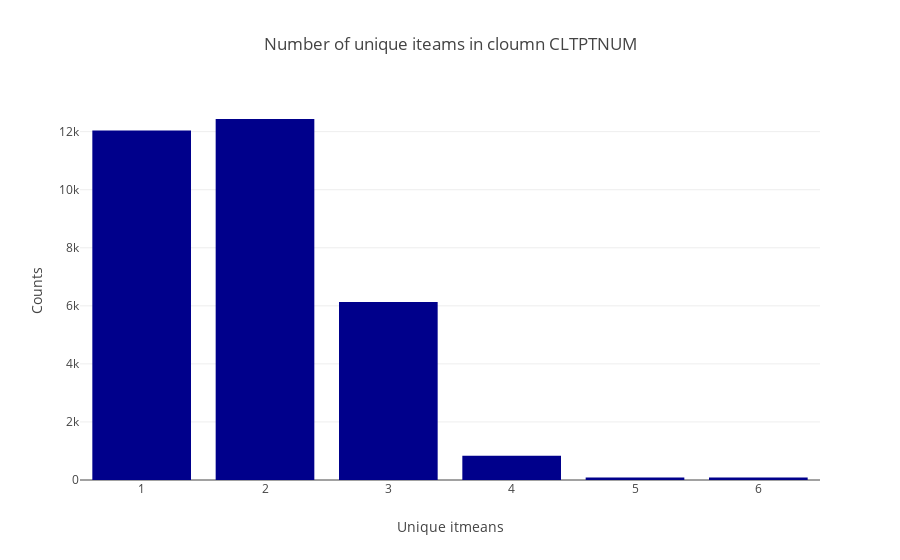

Write notebook code for a chart like this one.
### Code cell
import plotly.express as px
import pandas as pd

# Beispiel-Daten
al = cl_abbreviated["CLTPTNUM"].value_counts().reset_index()

# Benutzerdefinierte Farbskala
#custom_colors = ["#ADD8E6", "#87CEEB", "#4682B4", "#4169E1", "#0000FF", "#00008B"]
custom_colors = ["#00008B", "#001F5E", "#003F87", "#005BB5", "#0073E6", "#3399FF"]



# Bar-Chart mit Plotly erstellen
cl_fig = px.bar(
    al,
    x="index",
    y="CLTPTNUM",
    title="Number of unique iteams in cloumn CLTPTNUM",
    labels={"index": "Unique itmeans", "CLTPTNUM": "Counts"},
    color_discrete_sequence=custom_colors
)

# Diagramm anzeigen
cl_fig.show()

### Figure 1 — Plotly figure (JSON) as saved in the notebook; plotly's stock layout.template omitted (floating-point values rounded to 4 significant figures)
{"data": [{"alignmentgroup": "True", "hovertemplate": "Unique itmeans=%{x}<br>Counts=%{y}<extra></extra>", "legendgroup": "", "marker": {"color": "#00008B", "pattern": {"shape": ""}}, "name": "", "offsetgroup": "", "orientation": "v", "showlegend": false, "textposition": "auto", "type": "bar", "x": [2, 1, 3, 4, 6, 5], "xaxis": "x", "y": [12436, 12037, 6131, 832, 88, 87], "yaxis": "y"}], "layout": {"barmode": "relative", "legend": {"tracegroupgap": 0}, "title": {"text": "Number of unique iteams in cloumn CLTPTNUM"}, "xaxis": {"anchor": "y", "domain": [0, 1], "title": {"text": "Unique itmeans"}}, "yaxis": {"anchor": "x", "domain": [0, 1], "title": {"text": "Counts"}}}}
